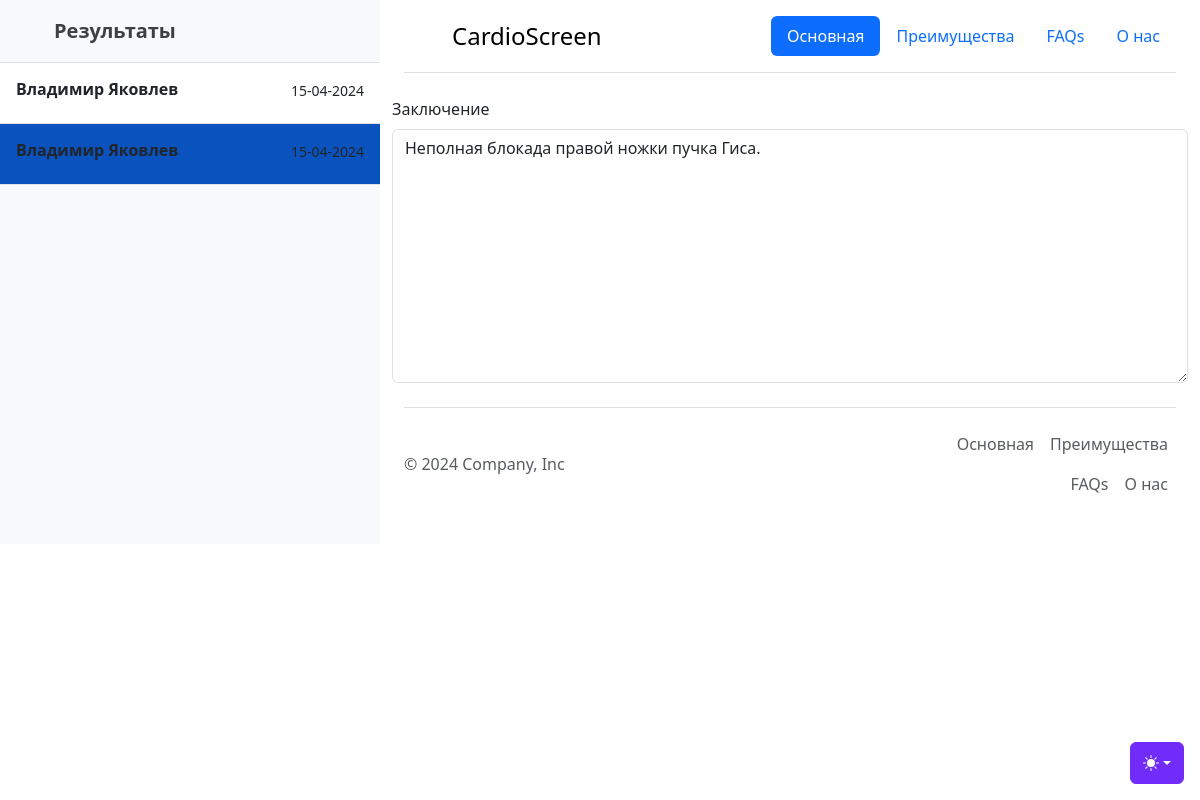
The app's page /10/31 with its own data.
### tables this page shows
CREATE TABLE Queue (id INTEGER NOT NULL UNIQUE PRIMARY KEY AUTOINCREMENT, account_id INTEGER NOT NULL, data TEXT NOT NULL, date TEXT NOT NULL, finished BOOLEAN NOT NULL DEFAULT (0), conclusion TEXT, llm_pred TEXT, fft);

### app.py (the view)
@app.route('/<int:account_id>/<int:id>', methods=['GET', 'POST'])
def profile_account_id(account_id, id):
    tasks = get_q(False, account_id)
    conn = sqlite3.connect('Users.db')
    cur = conn.cursor()
    cur.execute(('''SELECT conclusion FROM Queue WHERE id = '{}';''').format(id))
    stroka = cur.fetchone()[0]
    return render_template('profile.html', tasks=tasks, id=id, stroka=stroka)

### app.py (called while the page is built)
def get_q(is_1, acc_id=0):
    conn = sqlite3.connect('Users.db')
    if is_1:
        df = pd.read_sql_query("SELECT * FROM Queue WHERE finished=0", conn)
    else:
        df = pd.read_sql_query(f"SELECT * FROM Queue WHERE finished=1 AND account_id={acc_id}", conn)
    records = df.to_dict(orient='records')
    cur = conn.cursor()
    if len(records) == 0:
        return []
    for i in records:
        cur.execute(('''SELECT name,surname FROM Auth WHERE id = '{}';''').format(i["account_id"]))
        skin = cur.fetchall()
        i["name"] = skin[0][0] + " " + skin[0][1]
    for record in records:
        record['fft'] = record['fft'].split(',')
        record["data"] = eval(record["data"])
        record["data"] = {key: int(float(value) * 100) for key, value in record["data"].items() if float(value) > 0}
        record["data"] = dict(sorted(record["data"].items()))
    return records

### templates/profile.html (shortened to what this page needs)
{% extends "Upload.html" %}
{% block body_2 %}
    <div class="mb-3">
        <label for="exampleFormControlTextarea1" class="form-label">Заключение</label>
        <textarea class="form-control" id="exampleFormControlTextarea1" rows="10"
                  name="conclusion">{{ stroka }}</textarea>
    </div>
{% endblock %}

### templates/Upload.html (shortened to what this page needs)
{% extends "main.html" %}
{% block name_list %}
    <span class="fs-5 fw-semibold">Результаты</span>
{% endblock %}
{% block condition %}
    {% for task in tasks %}
        {% if task.id==id %}
            {% set  ns.account_id=task.id %}
            {% set  ns.index=tasks.index(task) %}
            <a href="{{ task.id }}" class="list-group-item list-group-item-action py-3 lh-sm"
               aria-current="true" style="background: #0a53be">
        {% else %}
            <a href="{{ task.id }}" class="list-group-item list-group-item-action py-3 lh-sm">
        {% endif %}
    <div class="d-flex w-100 align-items-center justify-content-between">
        <strong class="mb-1">{{ task.name }}</strong>
        <small>{{ task.date }}</small>
    </div>
    </a>
    {% endfor %}
{% endblock %}

### records on screen
Queue: name "Владимир Яковлев", date "15-04-2024"
Queue: name "Владимир Яковлев", date "15-04-2024", conclusion "Неполная блокада правой ножки пучка Гиса."
